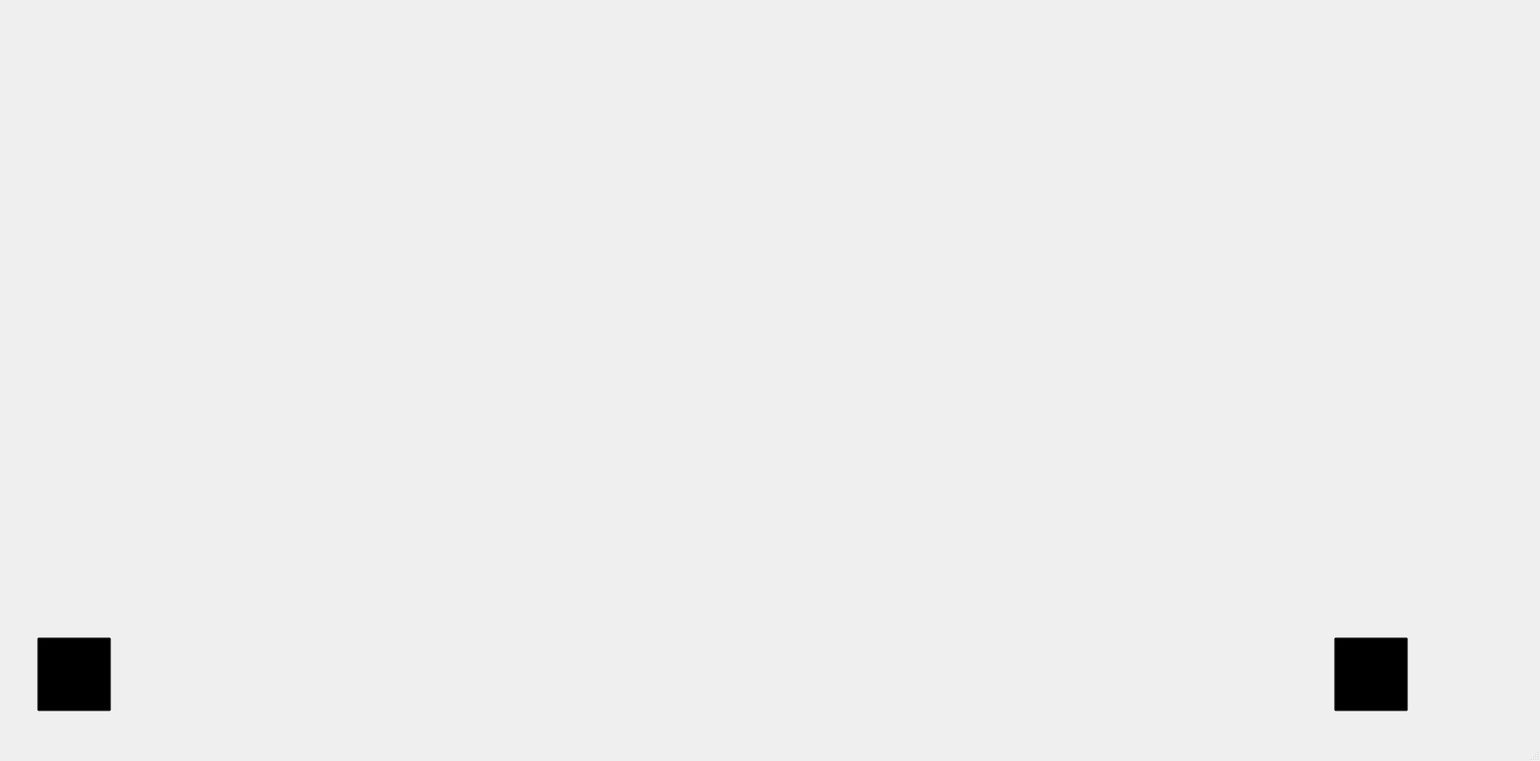
<?xml version="1.0" encoding="UTF-8"?>
<ui version="4.0">
 <class>MainWindow</class>
 <widget class="QMainWindow" name="MainWindow">
  <property name="geometry">
   <rect>
    <x>0</x>
    <y>0</y>
    <width>2078</width>
    <height>1027</height>
   </rect>
  </property>
  <property name="windowTitle">
   <string>MainWindow</string>
  </property>
  <widget class="QWidget" name="centralwidget">
   <widget class="QLabel" name="label">
    <property name="geometry">
     <rect>
      <x>0</x>
      <y>-40</y>
      <width>2104</width>
      <height>1089</height>
     </rect>
    </property>
    <property name="text">
     <string/>
    </property>
    <property name="pixmap">
     <pixmap>Forca_img/telafundo.png</pixmap>
    </property>
    <property name="scaledContents">
     <bool>true</bool>
    </property>
   </widget>
   <widget class="QLabel" name="label_2">
    <property name="geometry">
     <rect>
      <x>170</x>
      <y>20</y>
      <width>1600</width>
      <height>967</height>
     </rect>
    </property>
    <property name="text">
     <string/>
    </property>
    <property name="pixmap">
     <pixmap>Forca_img/Rectangle 14.png</pixmap>
    </property>
   </widget>
   <widget class="QLabel" name="label_3">
    <property name="geometry">
     <rect>
      <x>250</x>
      <y>130</y>
      <width>1426</width>
      <height>223</height>
     </rect>
    </property>
    <property name="text">
     <string/>
    </property>
    <property name="pixmap">
     <pixmap>Forca_img/BLOQ.png</pixmap>
    </property>
   </widget>
   <widget class="QLabel" name="label_4">
    <property name="geometry">
     <rect>
      <x>250</x>
      <y>430</y>
      <width>1426</width>
      <height>223</height>
     </rect>
    </property>
    <property name="text">
     <string/>
    </property>
    <property name="pixmap">
     <pixmap>Forca_img/BLOQ.png</pixmap>
    </property>
   </widget>
   <widget class="QLabel" name="label_5">
    <property name="geometry">
     <rect>
      <x>250</x>
      <y>730</y>
      <width>1426</width>
      <height>223</height>
     </rect>
    </property>
    <property name="text">
     <string/>
    </property>
    <property name="pixmap">
     <pixmap>Forca_img/BLOQ.png</pixmap>
    </property>
   </widget>
   <widget class="QPushButton" name="avancar_2">
    <property name="geometry">
     <rect>
      <x>1800</x>
      <y>860</y>
      <width>100</width>
      <height>100</height>
     </rect>
    </property>
    <property name="styleSheet">
     <string notr="true">background-color:transparent;</string>
    </property>
    <property name="text">
     <string/>
    </property>
    <property name="icon">
     <iconset>
      <normaloff>Forca_img/ButtomPross.png</normaloff>Forca_img/ButtomPross.png</iconset>
    </property>
    <property name="iconSize">
     <size>
      <width>100</width>
      <height>100</height>
     </size>
    </property>
   </widget>
   <widget class="QPushButton" name="voltar">
    <property name="geometry">
     <rect>
      <x>50</x>
      <y>860</y>
      <width>100</width>
      <height>100</height>
     </rect>
    </property>
    <property name="styleSheet">
     <string notr="true">background-color:transparent;</string>
    </property>
    <property name="text">
     <string/>
    </property>
    <property name="icon">
     <iconset>
      <normaloff>Forca_img/Default.png</normaloff>Forca_img/Default.png</iconset>
    </property>
    <property name="iconSize">
     <size>
      <width>100</width>
      <height>100</height>
     </size>
    </property>
   </widget>
   <widget class="QLabel" name="label_6">
    <property name="geometry">
     <rect>
      <x>710</x>
      <y>0</y>
      <width>536</width>
      <height>99</height>
     </rect>
    </property>
    <property name="text">
     <string/>
    </property>
    <property name="pixmap">
     <pixmap>Forca_img/Component 12.png</pixmap>
    </property>
   </widget>
  </widget>
  <widget class="QMenuBar" name="menubar">
   <property name="geometry">
    <rect>
     <x>0</x>
     <y>0</y>
     <width>2078</width>
     <height>21</height>
    </rect>
   </property>
  </widget>
  <widget class="QStatusBar" name="statusbar"/>
 </widget>
 <resources/>
 <connections/>
</ui>
